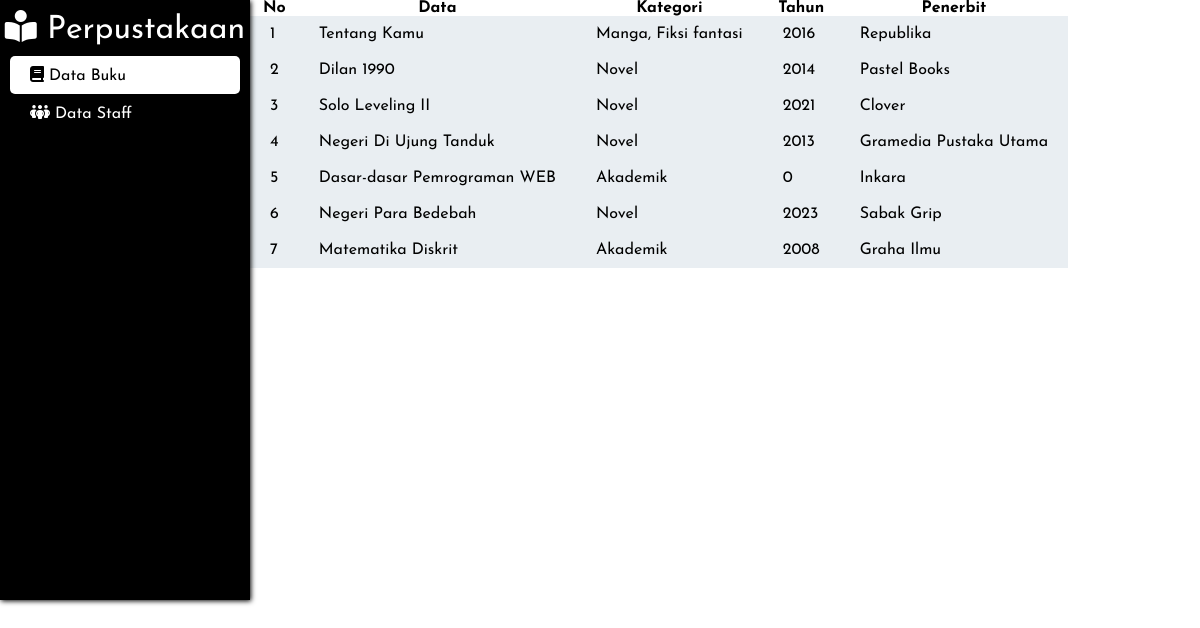
Page /dashboard.php on the committed database.
### tables this page shows
CREATE TABLE `buku` (
  `id` int(11) NOT NULL,
  `nama_buku` varchar(255) NOT NULL,
  `kategori_buku` varchar(255) NOT NULL,
  `tahun_terbit_buku` int(11) NOT NULL,
  `penulis_buku` varchar(255) NOT NULL,
  `penerbit_buku` varchar(255) NOT NULL,
  `gambar_buku` text NOT NULL
);

### dashboard.php (the view, shortened to what this page needs)
<?php
    include 'conn.php';
    $database = mysqli_query($conn, "SELECT * FROM buku");
?>
<!DOCTYPE html>
<html lang="en">
<head>
    <link rel="stylesheet" href="css/dasboard.css">
    <link rel="stylesheet" href="https://cdnjs.cloudflare.com/ajax/libs/font-awesome/6.5.1/css/all.min.css" />
</head>
<body>
    <div class="sidebar">
        <div class="logo">
        <p><i class="fa-solid fa-book-open-reader"></i>  Perpustakaan</p>
        </div>
        <div class="navigation">
        <ul>
            <li class="active">
                <a href="" class="active"><i class="fa-solid fa-book"></i> Data Buku</a>
            </li>
            <li>
                <a href=""><i class="fa-solid fa-people-group"></i> Data Staff</a>
            </li>
        </ul>
        </div>
    </div>
    <div class="content">
        <table>
            <tr>
                <th>No</th>
                <th>Data</th>
                <th>Kategori</th>
                <th>Tahun</th>
                <th>Penerbit</th>
            </tr>
            <?php $i = 1;?>
            <?php foreach($database as $data) :?>
            <tr>
                <td><?php echo $i;?></td>
                <td><?php echo $data["nama_buku"];?></td>
                <td><?php echo $data["kategori_buku"];?></td>
                <td><?php echo $data["tahun_terbit_buku"];?></td>
                <td><?php echo $data["penerbit_buku"];?></td>
            </tr>
            <?php $i++;?>
            <?php endforeach;?>
        </table>
    </div>
</body>
</html>

### css/dasboard.css (style rules this page uses)
.sidebar { width: 450px; height: 600px; box-shadow: 1px 1px 5px #000; }

### dashboard.php (style rules this page uses)
* { margin: 0; padding: 0; box-sizing: border-box; font-family: 'Josefin Sans', sans-serif; }
.sidebar { position: fixed; width: 250px; height: 600px; box-shadow: 1px 1px 5px #000; background-color: #000; }
.sidebar .logo p { font-size: 2rem; text-align: center; color: #fff; padding: 10px 0px; }
.sidebar .navigation ul li { background-color: #000; padding: 10px 20px; margin: 0px 10px; border-radius: 5px; }
.sidebar .navigation ul li a { color: #fff; text-decoration: none; }
.sidebar .navigation ul .active { background-color: #fff; }
.sidebar .navigation ul li .active { color: #000; }
.content { padding: 0 0 0 250px; }
.content table { border: none; border-collapse: collapse; }
.content table tr td { padding: 10px 20px; background-color: #e9eef2; }

### rows in the picture
buku: nama_buku "Tentang Kamu", kategori_buku "Manga, Fiksi fantasi", tahun_terbit_buku "2016", penerbit_buku "Republika"
buku: nama_buku "Dilan 1990", kategori_buku "Novel", tahun_terbit_buku "2014", penerbit_buku "Pastel Books"
buku: nama_buku "Solo Leveling II", kategori_buku "Novel", tahun_terbit_buku "2021", penerbit_buku "Clover"
buku: nama_buku "Negeri Di Ujung Tanduk", kategori_buku "Novel", tahun_terbit_buku "2013", penerbit_buku "Gramedia Pustaka Utama"
buku: nama_buku "Dasar-dasar Pemrograman WEB", kategori_buku "Akademik", tahun_terbit_buku "0", penerbit_buku "Inkara"
buku: nama_buku "Negeri Para Bedebah", kategori_buku "Novel", tahun_terbit_buku "2023", penerbit_buku "Sabak Grip"
buku: nama_buku "Matematika Diskrit", kategori_buku "Akademik", tahun_terbit_buku "2008", penerbit_buku "Graha Ilmu"
